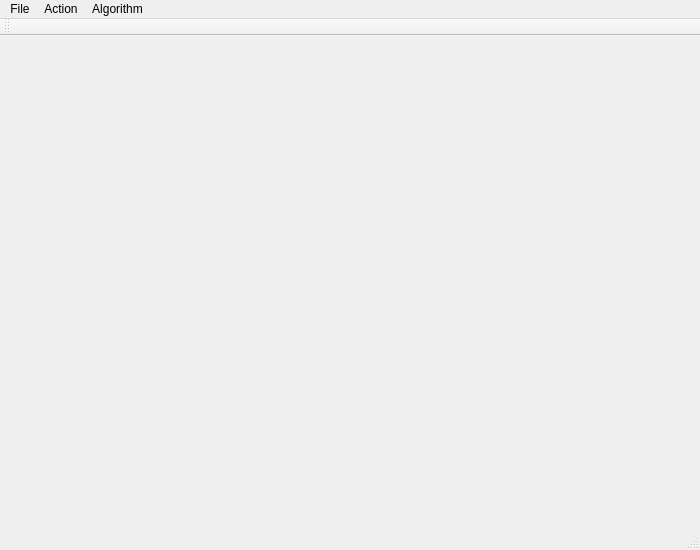
<?xml version="1.0" encoding="UTF-8"?>
<ui version="4.0">
 <class>MainWindow</class>
 <widget class="QMainWindow" name="MainWindow">
  <property name="geometry">
   <rect>
    <x>0</x>
    <y>0</y>
    <width>700</width>
    <height>550</height>
   </rect>
  </property>
  <property name="windowTitle">
   <string>MainWindow</string>
  </property>
  <widget class="QWidget" name="centralWidget">
   <layout class="QGridLayout" name="gridLayout"/>
  </widget>
  <widget class="QMenuBar" name="menuBar">
   <property name="geometry">
    <rect>
     <x>0</x>
     <y>0</y>
     <width>700</width>
     <height>22</height>
    </rect>
   </property>
   <widget class="QMenu" name="menu">
    <property name="title">
     <string>Action</string>
    </property>
    <addaction name="actionCreat"/>
    <addaction name="actionDraw"/>
    <addaction name="actionGetInfo"/>
   </widget>
   <widget class="QMenu" name="menuAlgorithm">
    <property name="title">
     <string>Algorithm</string>
    </property>
    <addaction name="actionDjikstra"/>
    <addaction name="actionBFS"/>
    <addaction name="actionFloyd"/>
    <addaction name="actionDFS"/>
    <addaction name="actionPrim"/>
    <addaction name="actionKruskal"/>
   </widget>
   <widget class="QMenu" name="menuFile">
    <property name="title">
     <string>File</string>
    </property>
    <addaction name="actionOpen"/>
    <addaction name="actionSave"/>
    <addaction name="actionExit"/>
   </widget>
   <addaction name="menuFile"/>
   <addaction name="menu"/>
   <addaction name="menuAlgorithm"/>
  </widget>
  <widget class="QToolBar" name="mainToolBar">
   <attribute name="toolBarArea">
    <enum>TopToolBarArea</enum>
   </attribute>
   <attribute name="toolBarBreak">
    <bool>false</bool>
   </attribute>
  </widget>
  <widget class="QStatusBar" name="statusBar"/>
  <action name="actionCreat">
   <property name="text">
    <string>Creat</string>
   </property>
  </action>
  <action name="actionDraw">
   <property name="text">
    <string>Draw</string>
   </property>
  </action>
  <action name="actionDjikstra">
   <property name="text">
    <string>Djikstra</string>
   </property>
  </action>
  <action name="actionBFS">
   <property name="text">
    <string>BFS</string>
   </property>
  </action>
  <action name="actionFloyd">
   <property name="text">
    <string>Floyd</string>
   </property>
  </action>
  <action name="actionGetInfo">
   <property name="text">
    <string>GetInfo</string>
   </property>
  </action>
  <action name="actionOpen">
   <property name="text">
    <string>Open</string>
   </property>
  </action>
  <action name="actionSave">
   <property name="text">
    <string>Save</string>
   </property>
  </action>
  <action name="actionExit">
   <property name="text">
    <string>Exit</string>
   </property>
  </action>
  <action name="actionDFS">
   <property name="text">
    <string>DFS</string>
   </property>
  </action>
  <action name="actionPrim">
   <property name="text">
    <string>Prim</string>
   </property>
  </action>
  <action name="actionKruskal">
   <property name="text">
    <string>Kruskal</string>
   </property>
  </action>
 </widget>
 <layoutdefault spacing="6" margin="11"/>
 <resources/>
 <connections/>
</ui>
